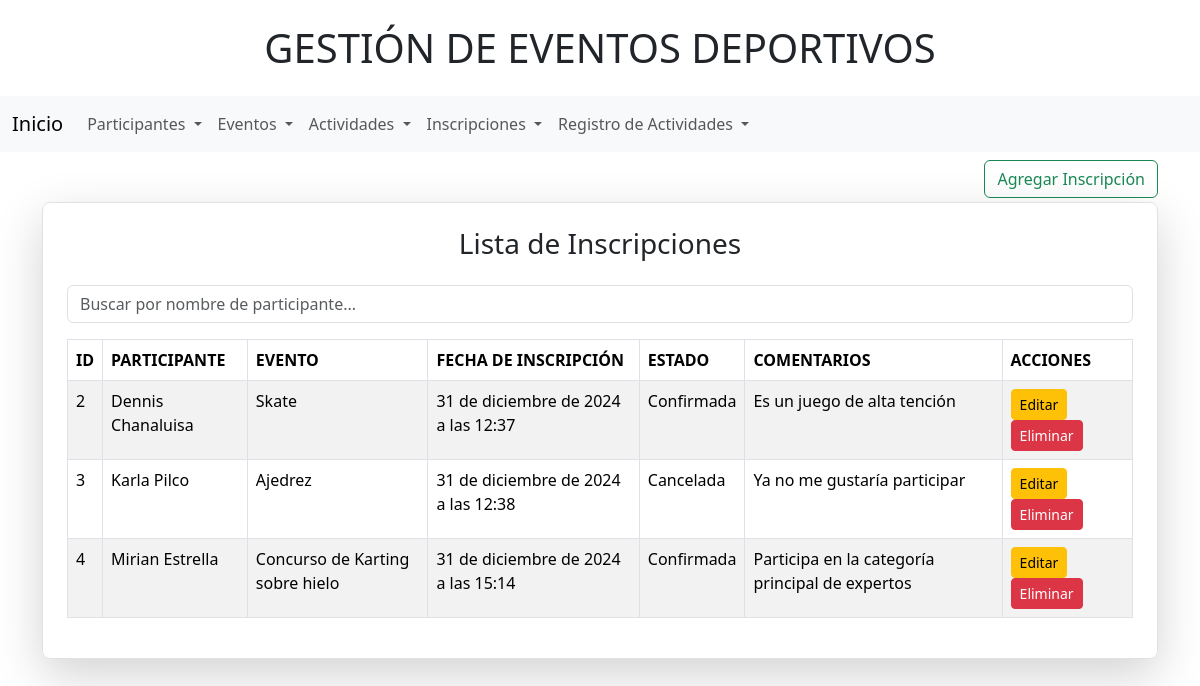
Page /listadoInscripciones/ on the committed database.
### Aplicaciones/Gestiones/models.py (models this page shows, shortened)
class Inscripcion(models.Model):
    id = models.AutoField(primary_key=True)
    participante = models.ForeignKey(Participante, on_delete=models.CASCADE, related_name="inscripciones")
    evento = models.ForeignKey(Evento, on_delete=models.CASCADE, related_name="inscripciones")
    fecha_inscripcion = models.DateTimeField(auto_now_add=True)
    estado = models.CharField(max_length=50, choices=[('Confirmada', 'Confirmada'), ('Pendiente', 'Pendiente'), ('Cancelada', 'Cancelada')])
    comentarios = models.TextField(blank=True, null=True)
    class Meta:
        unique_together = ('participante', 'evento')

class Participante(models.Model):
    id = models.AutoField(primary_key=True)
    nombre = models.CharField(max_length=100)
    apellido = models.CharField(max_length=100)
    email = models.EmailField(unique=True)
    telefono = models.CharField(max_length=15, blank=True, null=True)
    fecha_nacimiento = models.DateField(blank=True, null=True)
    direccion = models.TextField(blank=True, null=True)

class Evento(models.Model):
    id = models.AutoField(primary_key=True)
    nombre = models.CharField(max_length=200)
    descripcion = models.TextField()
    fecha_inicio = models.DateField()
    fecha_fin = models.DateField()
    ubicacion = models.CharField(max_length=200)
    organizador = models.CharField(max_length=100)
    cupo_maximo = models.PositiveIntegerField(default=0)

### Aplicaciones/Gestiones/views.py (the view)
# urls.py: path('listadoInscripciones/', views.listadoInscripciones),  # Listado de inscripciones
def listadoInscripciones(request):
    inscripciones = Inscripcion.objects.all()
    return render(request, 'listadoInscripciones.html', {'inscripciones': inscripciones})

### Aplicaciones/Gestiones/templates/listadoInscripciones.html (shortened to what this page needs)
{% extends "./plantilla.html" %}
{% block contenido %}
<div class="container mt-2">
    <div class="card-body text-end">
        <a href="/nuevaInscripcion/" class="btn btn-outline-success mb-1">Agregar Inscripción</a>
    </div>
    <div class="border p-4 rounded-3 shadow-lg">
        <h3 class="mb-4 text-center">Lista de Inscripciones</h3>
        <div class="mb-3">
            <input type="text" id="searchInput" class="form-control" placeholder="Buscar por nombre de participante..." onkeyup="filterTable()">
        </div>
        <table class="table table-bordered table-striped table-hover" id="inscripcionesTable">
            <thead>
                <tr>
                    <th>ID</th>
                    <th>PARTICIPANTE</th>
                    <th>EVENTO</th>
                    <th>FECHA DE INSCRIPCIÓN</th>
                    <th>ESTADO</th>
                    <th>COMENTARIOS</th>
                    <th>ACCIONES</th>
                </tr>
            </thead>
            <tbody>
                {% for inscripcion in inscripciones %}
                    <tr>
                        <td>{{ inscripcion.id }}</td>
                        <td>{{ inscripcion.participante.nombre }} {{ inscripcion.participante.apellido }}</td>
                        <td>{{ inscripcion.evento.nombre }}</td>
                        <td>{{ inscripcion.fecha_inscripcion }}</td>
                        <td>{{ inscripcion.estado }}</td>
                        <td>{{ inscripcion.comentarios }}</td>
                        <td>
                            <a href="/editarInscripcion/{{ inscripcion.id }}" class="btn btn-warning btn-sm me-2">Editar</a>
                            <a href="/eliminarInscripcion/{{ inscripcion.id }}" class="btn btn-danger btn-sm">Eliminar</a>
                        </td>
                    </tr>
                {% endfor %}
            </tbody>
        </table>
    </div>
</div>
{% endblock %}

### Aplicaciones/Gestiones/templates/plantilla.html (shortened to what this page needs)
<!DOCTYPE html>
<html lang="es">
<head>
    <link href="https://cdn.jsdelivr.net/npm/bootstrap@5.3.3/dist/css/bootstrap.min.css" rel="stylesheet">
    <link rel="stylesheet" href="https://cdnjs.cloudflare.com/ajax/libs/izitoast/1.4.0/css/iziToast.css" />
</head>
<body>
  <br>
    <div class="text-center mb-4">
        <h1>GESTIÓN DE EVENTOS DEPORTIVOS</h1>
    </div>
    <nav class="navbar navbar-expand-lg bg-body-tertiary">
        <div class="container-fluid">
            <a class="navbar-brand" href="/">Inicio</a>
            <div class="collapse navbar-collapse" id="navbarSupportedContent">
                <ul class="navbar-nav me-auto mb-2 mb-lg-0">
                    <li class="nav-item dropdown">
                        <a class="nav-link dropdown-toggle" href="#" role="button" data-bs-toggle="dropdown" aria-expanded="false">
                            Participantes
                        </a>
                    </li>
                    <li class="nav-item dropdown">
                        <a class="nav-link dropdown-toggle" href="#" role="button" data-bs-toggle="dropdown" aria-expanded="false">
                            Eventos
                        </a>
                    </li>
                    <li class="nav-item dropdown">
                        <a class="nav-link dropdown-toggle" href="#" role="button" data-bs-toggle="dropdown" aria-expanded="false">
                            Actividades
                        </a>
                    </li>
                    <li class="nav-item dropdown">
                        <a class="nav-link dropdown-toggle" href="#" role="button" data-bs-toggle="dropdown" aria-expanded="false">
                            Inscripciones
                        </a>
                    </li>
                    <li class="nav-item dropdown">
                        <a class="nav-link dropdown-toggle" href="#" role="button" data-bs-toggle="dropdown" aria-expanded="false">
                            Registro de Actividades
                        </a>
                    </li>
                </ul>
            </div>
        </div>
    </nav>
    {% block contenido %}
    {% endblock %}
</body>
</html>

### rows in the picture
Inscripcion: id "2", participante.nombre "Dennis", participante.apellido "Chanaluisa", evento.nombre "Skate", fecha_inscripcion "31 de diciembre de 2024 a las 12:37", estado "Confirmada", comentarios "Es un juego de alta tención"
Inscripcion: id "3", participante.nombre "Karla", participante.apellido "Pilco", evento.nombre "Ajedrez", fecha_inscripcion "31 de diciembre de 2024 a las 12:38", estado "Cancelada", comentarios "Ya no me gustaría participar"
Inscripcion: id "4", participante.nombre "Mirian", participante.apellido "Estrella", evento.nombre "Concurso de Karting sobre hielo", fecha_inscripcion "31 de diciembre de 2024 a las 15:14", estado "Confirmada", comentarios "Participa en la categoría principal de expertos"
